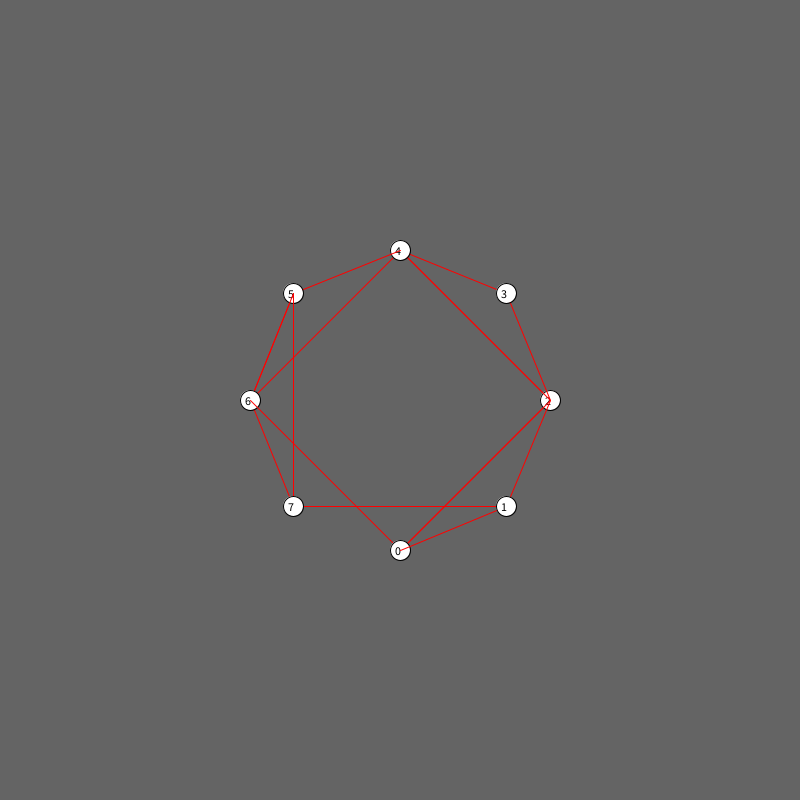
Frame 1 (no input)
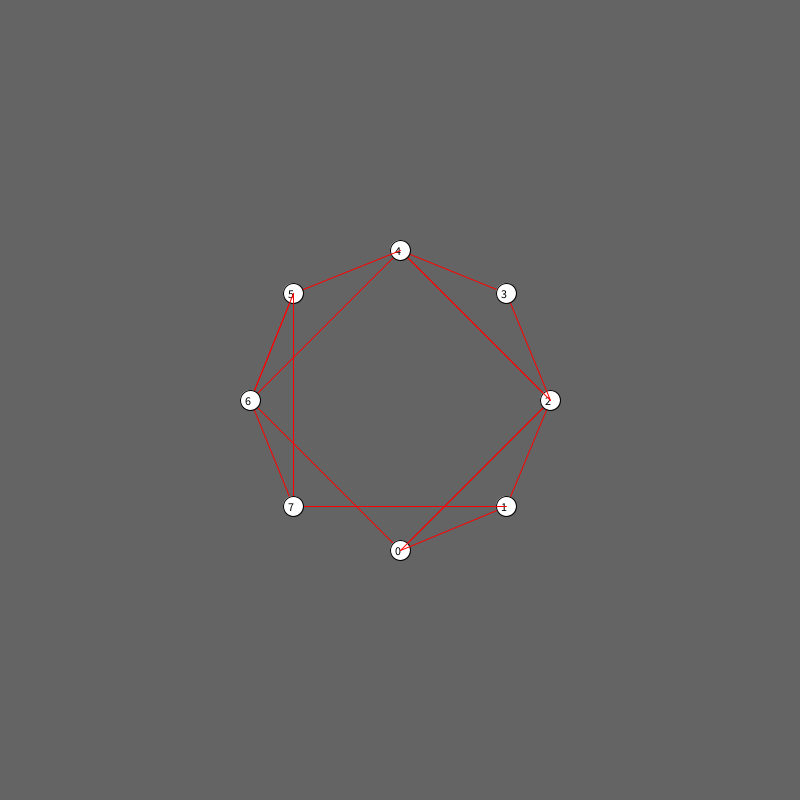
Frame 60 (the mouse pressed at the canvas centre just before this capture)
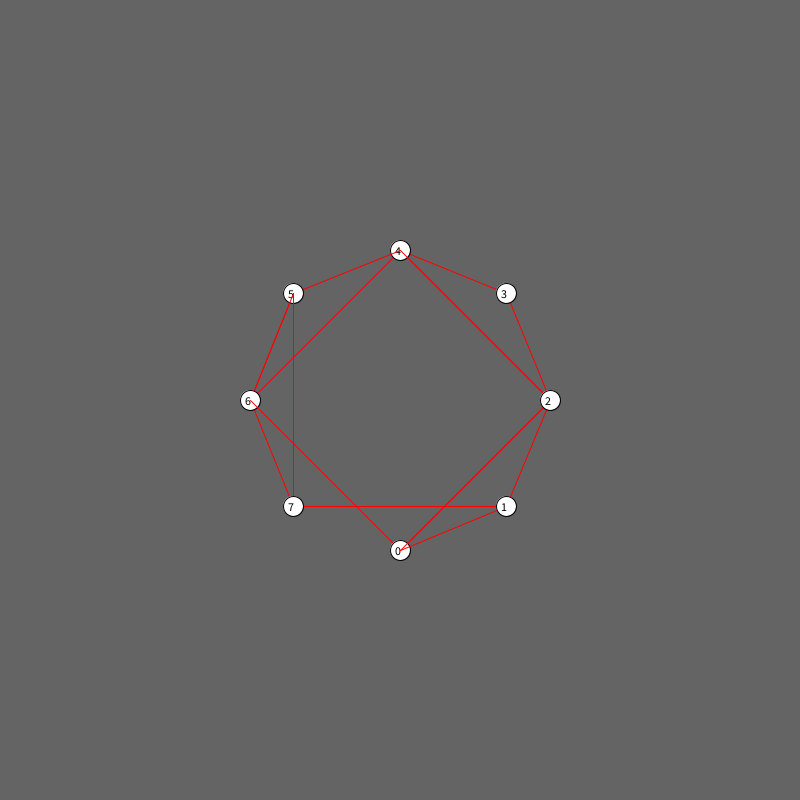
Frame 120 (the mouse held since frame 60 and released just before this capture)

The Processing sketch that drew these frames (run headless with seeded random() and noise(); from frame 60 on, the mouse is pressed at the canvas centre):

// Processing sketch: version_0_2
// ── version_0_2.pde
//Authors: Simon Vogel und Beat Käfer
//
//The Ring Project
//Studienwoche SJF Basel



person[] persons;
int n;
int last_moved;
int tol;
float fac;

void setup() {
  size(800,800);
  n = 8;
  tol = 3;
  
  last_moved = n + 1;
  persons = new person[n];
  start_circle(400,400,150,n);
}


void start_circle(int x_pos,int y_pos, int radius, int number_of_points){
  float angle = TWO_PI / (float)number_of_points;
  for(int i=0; i<n; i++){
    persons[i] = new person((int)(x_pos + sin((float)i*angle)*(float)radius), (int)(y_pos + cos((float)i*angle)*(float)radius));
  } 
  for(int i=0; i<n; i++){
    persons[i].choose_persons(i);
  }
}

int draw_counter = 0;
void draw() {
  int j = (int)random(n);
  frameRate(60);
  background(100);
  move_points();
  for(int i=j; i<j+n; i++){
    if(draw_counter > 0){
      if(i%n != last_moved){
        persons[i%n].observe();
     }
     if(mouse == 0){
       draw_counter--;
     }
    }
    persons[i%n].draw_person(i%n);
  }
}


float distance(int x_pos1, int y_pos1,int x_pos2, int y_pos2){
  float result;
  result = sqrt(pow((float)x_pos1-(float)x_pos2,2.0) + pow((float)y_pos1-(float)y_pos2,2.0));
  return result;
}

//Move Point functions
int mouse = 0;

void move_points(){
  if(mouse == 1){
    draw_counter = 60;
    for(int i = 0; i < n; i++){
      if(pmouseX < persons[i].x_pos + 10 && pmouseX > persons[i].x_pos - 10){
        if(pmouseY < persons[i].y_pos + 10 && pmouseY > persons[i].y_pos - 10){
          persons[i].set_pos(mouseX, mouseY);
          last_moved = i;
        }
      }
    }
  }
  if(mouse == 2){
    
    mouse = 0;
  }
}



void mousePressed(){
  mouse = 1;
}

void mouseReleased(){
  mouse = 2;
}

class person{
   int x_pos, y_pos;
   float angle_must;
   int pers1, pers2;
   int wait = 0;
   float distance1;
   int old_x_1, old_x_2, old_y_1, old_y_2;   
   person(int set_x, int set_y){
     x_pos = set_x;
     y_pos = set_y;
   }
   
   float calc_angle(int x_pers1,int y_pers1,int x_pers2,int y_pers2)
   {
     float angle1;
     float a = distance(x_pers1, y_pers1, x_pos, y_pos);
     float b = distance(x_pers1, y_pers1, x_pers2, y_pers2);
     angle1 = acos((2*a*a - b*b)/ (4 * a * a));
     System.out.println("angle: " + angle1);
     return angle1;
   }
   void choose_persons(int index)
   {
     int offset = (int)random(1,n/2-1);
     pers1 = index + offset;
     if(pers1 >= n){
       pers1 -= n;
     }     
     pers2 = index - offset;
     if(pers2 < 0){
       pers2 += n;
     }
     old_x_1 = persons[pers1].x_pos;
     old_x_2 = persons[pers2].x_pos;
     old_y_1 = persons[pers1].y_pos;
     old_y_2 = persons[pers2].y_pos;
     distance1 = distance(x_pos, y_pos,  persons[pers1].x_pos, persons[pers1].y_pos);
     angle_must = calc_angle(persons[pers1].x_pos, persons[pers1].y_pos, persons[pers2].x_pos, persons[pers2].y_pos);
   }
   
   void calc_new(){
     float b = distance(persons[pers1].x_pos, persons[pers1].y_pos, persons[pers2].x_pos, persons[pers2].y_pos);
     float c = (distance1 - ((b/2) / cos(angle_must / 2.0)))/distance1;
     float a = (b/2) / tan(angle_must / 2);
     a = a + a * c * 0.3;
     if(a<400){
       float steigung_b = ((float)(persons[pers1].y_pos - persons[pers2].y_pos))/(float)(persons[pers1].x_pos - persons[pers2].x_pos);
       float offset_b = ((float)persons[pers2].y_pos - (float)persons[pers2].x_pos * steigung_b);
       float steigung_a = -1.0 / steigung_b;
       if(steigung_a < 100000000.0 && steigung_a != 0){
         float schnitt_x = persons[pers1].x_pos + (persons[pers2].x_pos - persons[pers1].x_pos) / 2;
         float schnitt_y = persons[pers1].y_pos + (persons[pers2].y_pos - persons[pers1].y_pos) / 2;
         float offset_a = schnitt_y - schnitt_x * steigung_a;
         float final_x;
         if(persons[pers1].y_pos < persons[pers2].y_pos){ 
           final_x = schnitt_x + a * cos(atan(steigung_a));
         }
         else{
           final_x = schnitt_x - a * cos(atan(steigung_a));
         }
         
         float final_y = final_x * steigung_a + offset_a;
         
         
         x_pos = (int)final_x;
         y_pos = (int)final_y;
       }
     }
     
   }
   
   void set_pos(int set_x, int set_y){
     x_pos = set_x;
     y_pos = set_y;
   }
   
   
    void observe(){
     if(abs(old_x_1 - persons[pers1].x_pos) >tol|| abs(old_x_2 - persons[pers2].x_pos) > tol || abs(old_y_1 - persons[pers1].y_pos) > tol || abs(old_y_2 - persons[pers2].y_pos)>tol ){
       calc_new();
       old_x_1 = persons[pers1].x_pos;
       old_x_2 = persons[pers2].x_pos;
       old_y_1 = persons[pers1].y_pos;
       old_y_1 = persons[pers2].y_pos;
     }
   }
   

   void draw_person(int index){
     stroke(color(255,0,0));
     line(x_pos, y_pos, persons[pers1].x_pos, persons[pers1].y_pos);
     line(x_pos, y_pos, persons[pers2].x_pos, persons[pers2].y_pos);
     stroke(color(0,0,0));
     fill(color(255,255,255));
     ellipse(x_pos,y_pos,20,20);
     fill(color(0,0,0));
     text(index, x_pos - 5, y_pos + 5);
   }
 }
